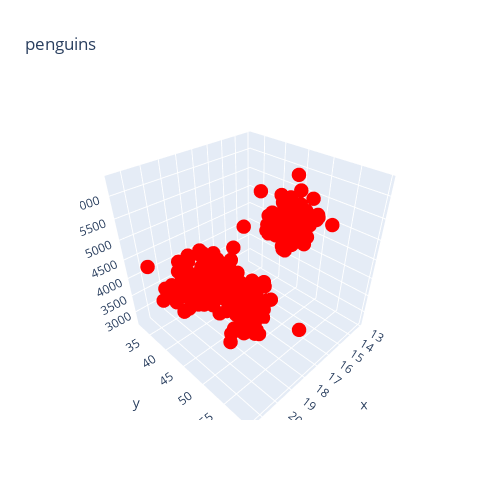

The code cell stored with this chart in its notebook:
### Code cell
#!pip install plotly
from plotly.offline import init_notebook_mode, iplot, plot
import plotly as py
init_notebook_mode(connected = True)
import plotly.graph_objs as go
import plotly.express as px 

#!pip install dash 
from dash import Dash, dcc, html, Input, Output

#!pip install wordcloud 
from wordcloud import WordCloud

#!pip install cufflinks
import matplotlib.pyplot as plt
import cufflinks as cf
cf.go_offline()

# warnings
import warnings
warnings.filterwarnings("ignore")


trace1 = go.Scatter3d(
                    x = penguins["bill_depth_mm"],
                    y = penguins["bill_length_mm"],
                    z = penguins["body_mass_g"],
                    mode = "markers",
                    marker = dict(size = 5, color = "rgb(255, 0, 0)",symbol="circle"))

data = [trace1]
layout = go.Layout(width=500,
                height=500,
                title = "penguins",
                )
fig = go.Figure(data = data, layout = layout)
iplot(fig)

### Figure 1 — Plotly figure (JSON) as saved in the notebook; plotly's stock layout.template omitted (floating-point values rounded to 4 significant figures; data arrays with more than 128 entries replaced by an {"elided": "..."} marker saying what was removed)
{"data": [{"marker": {"color": "rgb(255, 0, 0)", "size": 5, "symbol": "circle"}, "mode": "markers", "type": "scatter3d", "x": {"elided": "344 float values"}, "y": {"elided": "344 float values"}, "z": {"elided": "344 int values"}}], "layout": {"height": 500, "title": {"text": "penguins"}, "width": 500}}
